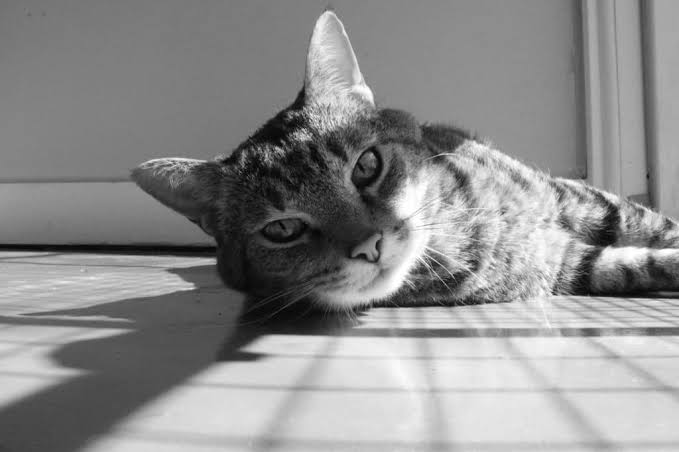
#> input picture DAY06/cat.jpeg, 679 x 452 px, found by its file name
$ python task9.py
#> lines starting #> are read from the running program, lines starting #| are printed output that depends on the picture
import cv2
import numpy as np
import matplotlib.pyplot as plt
#reading image in grayscale mode
img=cv2.imread("cat.jpeg", 0)
#> img is the input picture: shape (452, 679); min 0, max 255, mean 141.4
if img is None:
    print("No image")
else:
    rows, columns=img.shape#getting height and width
#> rows = 452; columns = 679
    print("Image Size: ", rows, "X", columns)
#| Image Size:  452 X 679
    #asking user for value
    choice=int(input("Enter choice(1 or 2): "))
#> the answer given: 1
    if choice!=1 and choice!=2:
        print("Invalid...")
    else:
        #for 3x3 kernel same padding is 1 pixel
        if choice==1:
            padding=int(input("Enter size of zero padding: "))
#> the answer given: 100
            title="Zero Padding"
        else:
            padding=1
            title="Same Padding"
        #value can't be negative
        if padding<0:
            print("Invalid size....")
        else:
            rowNew=rows+(2*padding)
#> rowNew = 652
            colNew=columns+(2*padding)
#> colNew = 879
            paddedImg=np.zeros((rowNew, colNew), dtype=np.uint8)

            #copying image into center
            for i in range(rows):
                for j in range(columns):
                    paddedImg[i+padding][j+padding]=img[i][j]
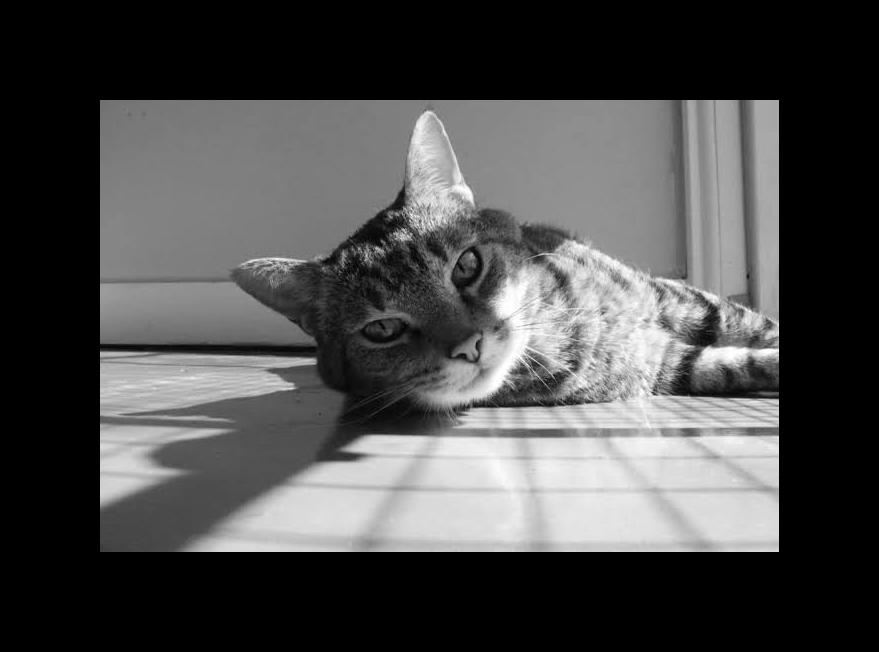
#> paddedImg: shape (652, 879); min 0, max 255, mean 75.7
            print("Image Size: ", rows, "X", columns)
#| Image Size:  452 X 679
            print("Padded Image Size: ", rowNew, "X", colNew)
#| Padded Image Size:  652 X 879

            plt.figure(figsize=(10, 5))
            plt.subplot(1, 2, 1)
            plt.imshow(img, cmap="gray")
            plt.title("Image")
            plt.axis("off")

            plt.subplot(1, 2, 2)
            plt.imshow(paddedImg, cmap="gray")
            plt.title(title)
            plt.axis("off")

            plt.show()
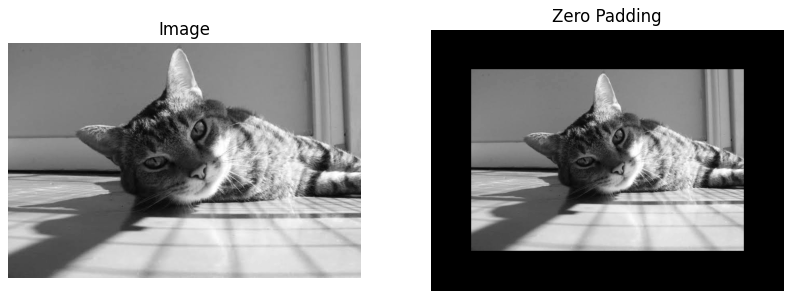
#> figure drawn by matplotlib, 2 panels
#padding adds extra pixels around image border
#in zero padding, added border pixels are filled with zero(black)
#in same padding, padding keeps output image size same after convolution
#when using a 3x3 kernel with stride=1
#padding helps kernel process border pixels and prevents loss of
#image information at edges

$ run again, with DAY06/task1(fig).png saved as DAY06/cat.jpeg
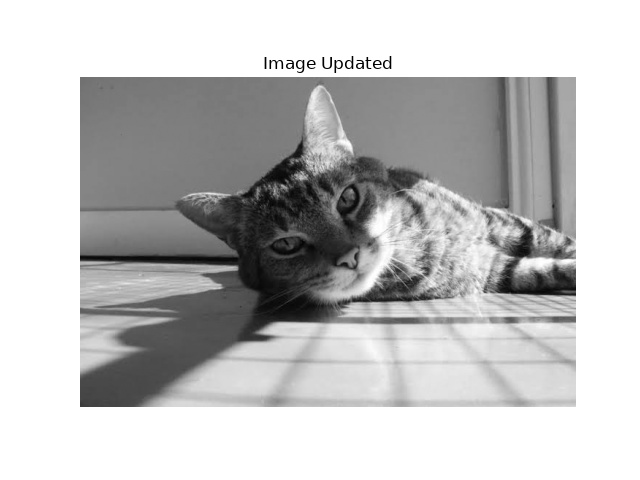
#> input picture DAY06/task1(fig).png, 640 x 480 px, found by its file name
#> img is the input picture: shape (480, 640); min 0, max 255, mean 193.8
#| Image Size:  480 X 640
#> after the loop `for i in range(rows):`:
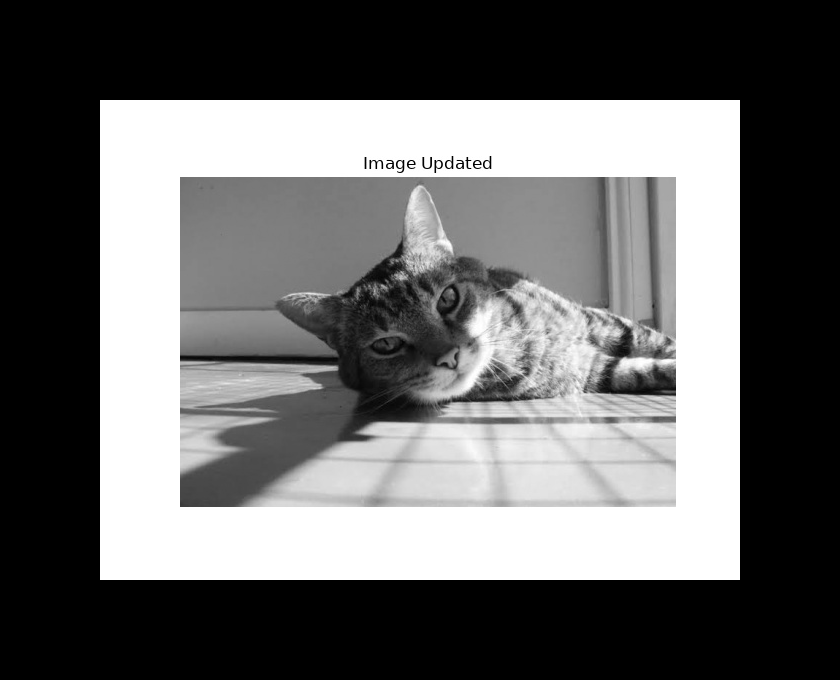
#> paddedImg: shape (680, 840); min 0, max 255, mean 104.2
#| Image Size:  480 X 640
#| Padded Image Size:  680 X 840
#> `plt.show()`:
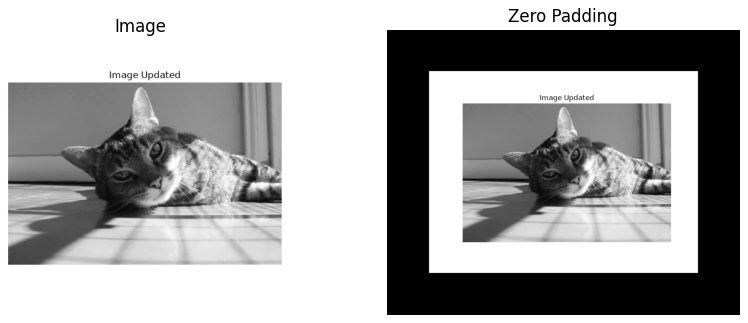
#> figure drawn by matplotlib, 2 panels
